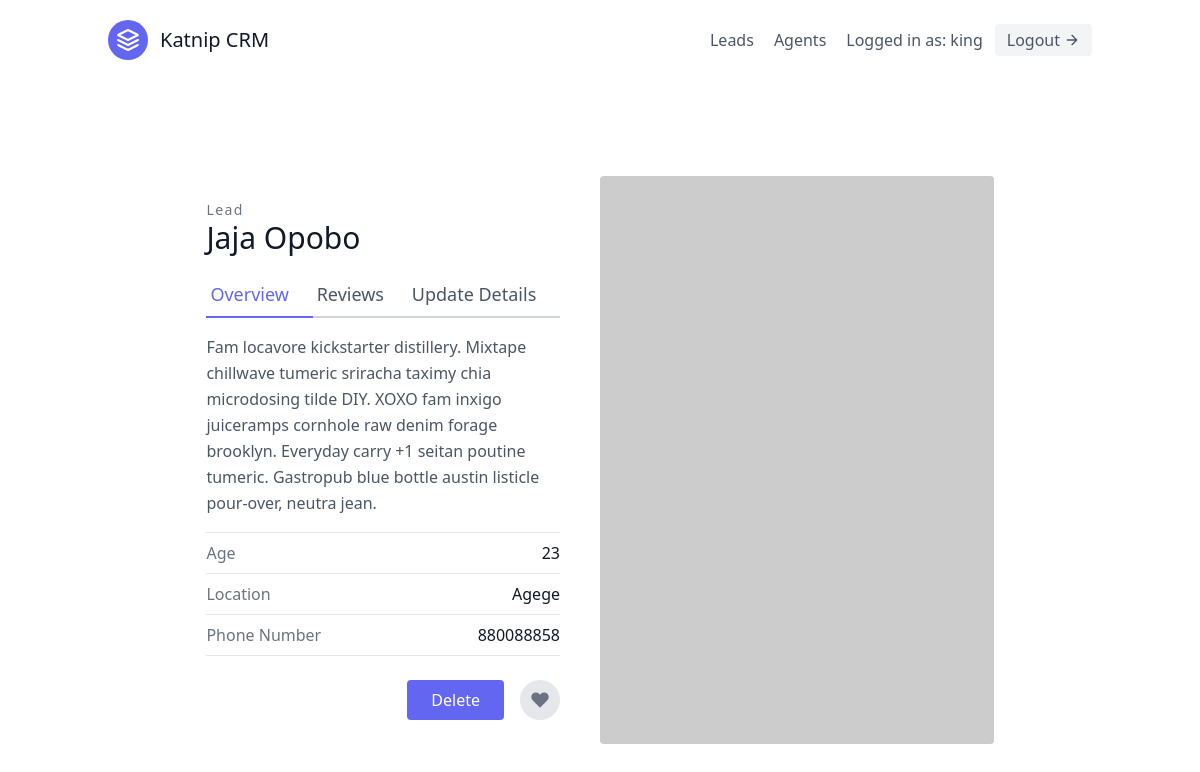
The app's page /leads/1/ (signed in), older data.
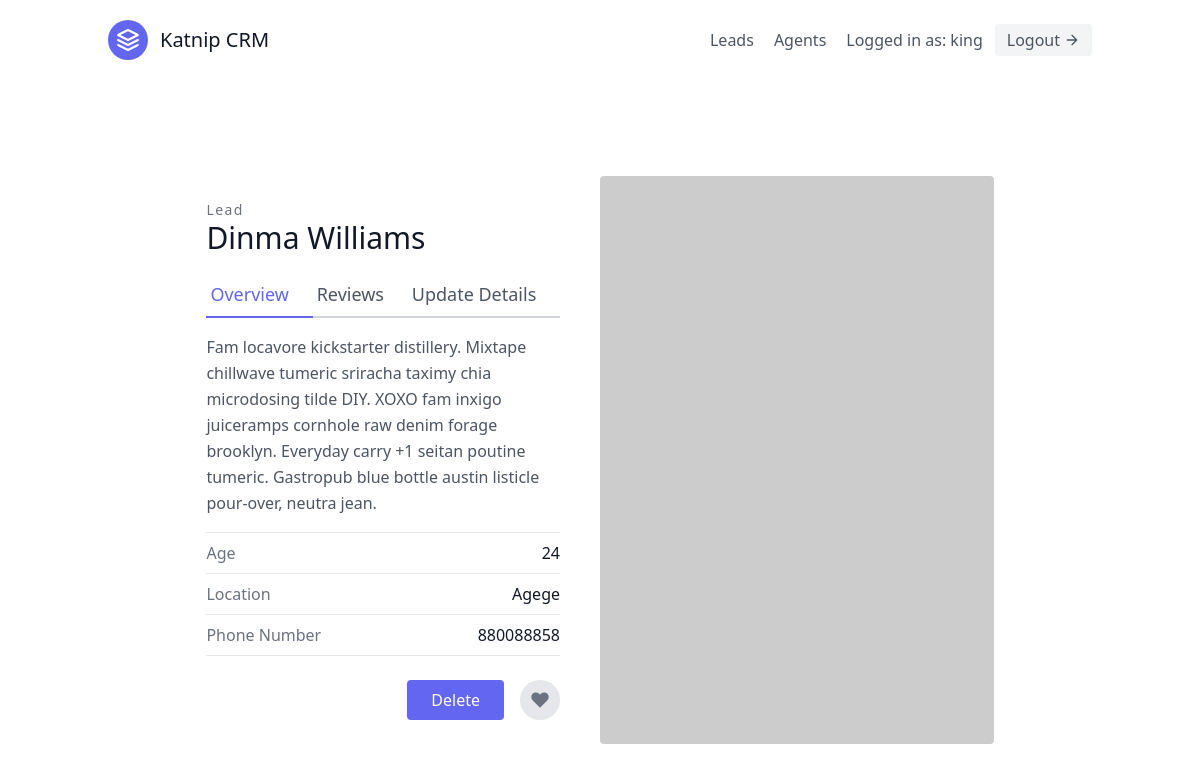
The same page, newer data.
### leads/models.py (models this page shows, shortened)
class Lead(models.Model):
    first_name = models.CharField(max_length=20)
    last_name = models.CharField(max_length=20)
    notes = models.TextField(default="")
    age = models.IntegerField(default=0)
    agent = models.ForeignKey(
        "Agent", on_delete=models.SET_NULL, null=True, blank=True
    )
    organisation = models.ForeignKey(
        UserProfile, on_delete=models.CASCADE
    )

### leads/views.py (the view)
# urls.py: path("<int:pk>/", LeadDetailView.as_view(), name="lead-detail"),
class LeadDetailView(LoginRequiredMixin, DetailView):
    template_name = 'leads/lead_detail.html'
    queryset = Lead.objects.all()
    context_object_name = "lead"

### leads/templates/leads/lead_detail.html
 {% extends "base.html" %}
{% block content %}
<section class="text-gray-600 body-font overflow-hidden">
  <div class="container px-5 py-24 mx-auto">
    <div class="lg:w-4/5 mx-auto flex flex-wrap">
      <div class="lg:w-1/2 w-full lg:pr-10 lg:py-6 mb-6 lg:mb-0">
        <h2 class="text-sm title-font text-gray-500 tracking-widest">Lead</h2>
        <h1 class="text-gray-900 text-3xl title-font font-medium mb-4">{{ lead.first_name }} {{ lead.last_name }}</h1>
        <div class="flex mb-4">
          <a class="flex-grow text-indigo-500 border-b-2 border-indigo-500 py-2 text-lg px-1"
            href="{% url 'leads:lead-detail' lead.pk %}">
            Overview
          </a>
          <a class="flex-grow border-b-2 border-gray-300 py-2 text-lg px-1">Reviews</a>
          <a href="{% url 'leads:lead-update' lead.pk %}"
            class="flex-grow border-b-2 border-gray-300 py-2 text-lg px-1">
            Update Details
          </a>
        </div>
        <p class="leading-relaxed mb-4">Fam locavore kickstarter distillery. Mixtape chillwave tumeric sriracha taximy
          chia microdosing tilde DIY. XOXO fam inxigo juiceramps cornhole raw denim forage brooklyn. Everyday carry +1
          seitan poutine tumeric. Gastropub blue bottle austin listicle pour-over, neutra jean.</p>
        <div class="flex border-t border-gray-200 py-2">
          <span class="text-gray-500">Age</span>
          <span class="ml-auto text-gray-900">{{ lead.age }}</span>
        </div>
        <div class="flex border-t border-gray-200 py-2">
          <span class="text-gray-500">Location</span>
          <span class="ml-auto text-gray-900">Agege</span>
        </div>
        <div class="flex border-t border-b mb-6 border-gray-200 py-2">
          <span class="text-gray-500">Phone Number</span>
          <span class="ml-auto text-gray-900">880088858</span>
        </div>
        <div class="flex">
          <a href="{% url 'leads:lead-delete' lead.pk %}" class="flex ml-auto text-white bg-indigo-500 border-0 py-2 px-6 focus:outline-none hover:bg-indigo-600 rounded">Delete</a>
          <button
            class="rounded-full w-10 h-10 bg-gray-200 p-0 border-0 inline-flex items-center justify-center text-gray-500 ml-4">
            <svg fill="currentColor" stroke-linecap="round" stroke-linejoin="round" stroke-width="2" class="w-5 h-5"
              viewBox="0 0 24 24">
              <path
                d="M20.84 4.61a5.5 5.5 0 00-7.78 0L12 5.67l-1.06-1.06a5.5 5.5 0 00-7.78 7.78l1.06 1.06L12 21.23l7.78-7.78 1.06-1.06a5.5 5.5 0 000-7.78z">
              </path>
            </svg>
          </button>
        </div>
      </div>
      <img alt="ecommerce" class="lg:w-1/2 w-full lg:h-auto h-64 object-cover object-center rounded"
        src="https://dummyimage.com/400x400">
    </div>
  </div>
</section>
{% endblock content %}

Row changes from the older to the newer data that the page shows:
changed Lead: first_name "Jaja" → "Dinma"; last_name "Opobo" → "Williams"; age "23" → "24"
